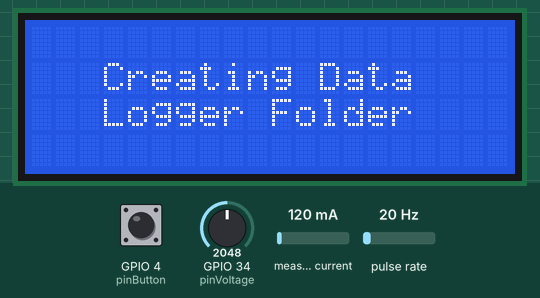
The sketch below on a simulated ESP32. Shown: 20×4 character LCD. Wiring (inferred from the names in the program): pulse sensor: data GPIO 25. The test bench sets the inputs (shaded band); at power-on: GPIO 4 (pinButton) LOW, pulse rate 20 Hz, GPIO 34 (pinVoltage) = 2048, measured current 120 mA. Storage starts empty; what the sketch prints to the serial monitor is not drawn.

Above: at 2.2 s.
At 9.3 s:
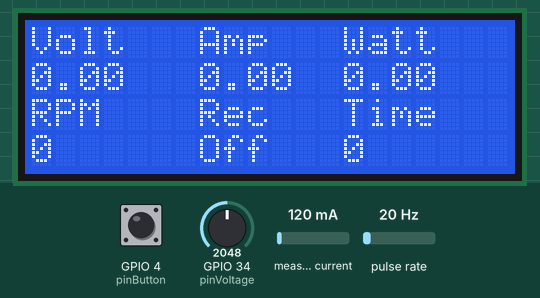
9.4 s: GPIO 4 (pinButton) pulled HIGH for 0.15 s
At 11.2 s:
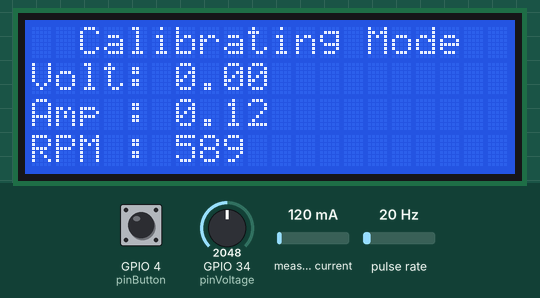
12.5 s: pulse rate (sensor on GPIO 25) set to 4 Hz
At 15.3 s:
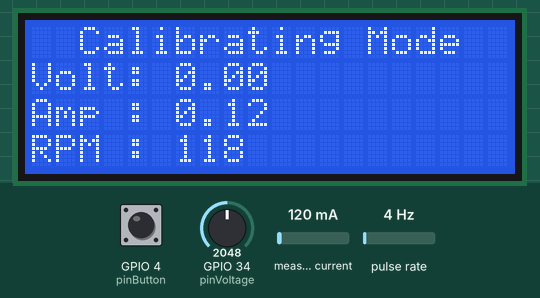
15.5 s: GPIO 34 (pinVoltage) set to 2184
18.5 s: GPIO 34 (pinVoltage) set to 2299
20.0 s: measured current set to 40 mA
At 22.8 s:
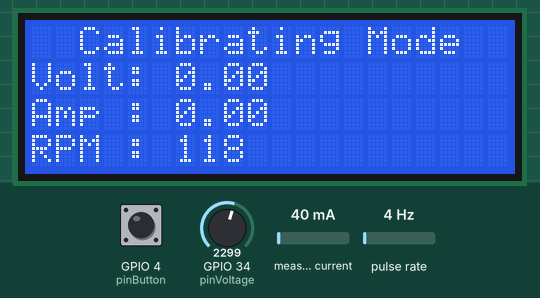
23.0 s: GPIO 4 (pinButton) pulled HIGH for 1 s
At 25.2 s:
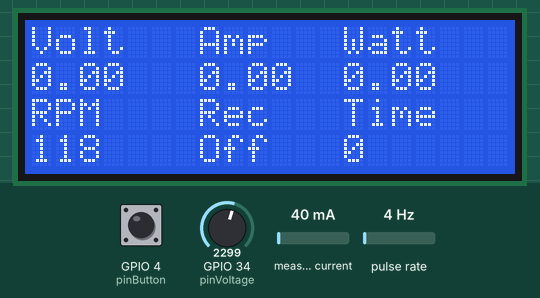
Timing chart, 0 to 26.7 s (numbered marks = the images above; inputs shaded):
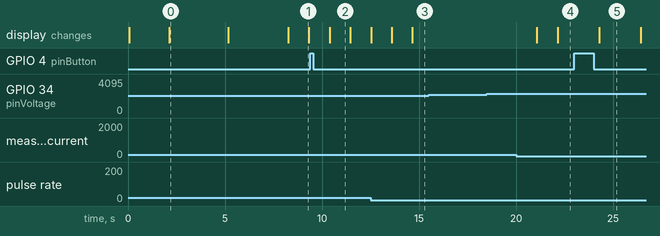

The sketch:

ESP32DataLogger.ino
```cpp
#include "FS.h"
#include "SD.h"
#include "SPI.h"

#include <Wire.h>
#include <hd44780.h>
#include <hd44780ioClass/hd44780_I2Cexp.h> // i2c expander i/o class header
#include <ACS712.h>
#include <Filters.h>


//=== PIN/MODULE ASSIGNEDMENT ===//
#define pinVoltage 34
#define pinCurrent 35
#define pinHall0 25
#define pinHall1 26
#define pinButton 4

hd44780_I2Cexp lcd;                                  // LCD
const int LCD_ROWS = 4;
const int LCD_COLS = 20;

ACS712 ACS(pinCurrent, 5.0, 4095, 185);              // ACS712 Current Sensor 5A w/ 185mV/A step.
File sdFile;                                         // SD Card


//=== VALUE INITIALIZATION ===//
int frequency = 60;                                  // AC Supply Frequency
double windowLength = 100/frequency;                 // How long to average the signal for FIlters library
float voltageIntercept = 2.0;                        // sensorReadValue needed to subtract/add when reading is not zero when there's no supply. Keep it zero.
double voltageSlope = 1.9565;                        // slope = actualValue / sensorReadValue, when slope is initially equal to 1.
double currentCorrection = 1.0;
RunningStatistics voltageInputStats;                 // In charge of calculating the RMS of the signal.
int magnetNumber = 2;                                // Number of magnets in a wheel.

String dataLoggerDir = "/DataLogger";                // Folder data logger files located.
String dataLoggerFile = "/data";                     // File name of the data in CSV format.
String settingsFile = "/settings.txt";               // Previous saved settings (Calibrations).
String newFile = "";


//=== VARIABLES ===//
float voltageRaw = 0, currentRaw = 0;                // Current, Voltage, and Power Variables
float voltageRMS = 0, currentRMS = 0;
float voltageCalculation = 0, currentCalculation = 0;
float powerRMS = 0;

int sampleSelect = 0, sampleCount = 4;              // Voltage and Current Samples (for stability)
float voltageSample[4], currentSample[4];

unsigned long timeRecording = 0;                     // SD Card Variables.
bool button = false;
bool recording = false;
bool calibrating = false;
bool isNewFileCreated = false;

long rpmAverage = 0;                                 // RPM (3144 Hall Sensor) Variables
double hallCounter0 = 0;
unsigned long hallInterval0 = 0;
bool hallTrigger0 = true;


//=== EVENT TIMER ===//
const long eventTime0 = 10;                           // Timer for Debugging Display
const long eventTime1 = 1000;                        // Timer for LCD Display
const long eventTime2 = 250;                         // Timer for RMS Calculation (Sample Time)
const long eventTime3 = 1000;                        // Timer for RPM Calculation

unsigned long previousTime0 = 0;
unsigned long previousTime1 = 0;
unsigned long previousTime2 = 0;
unsigned long previousTime3 = 0;
unsigned long currentTime = 0;

const long buttonTime = 1000;                        // Time delay for button0 long-press function.
unsigned long pressedButtonTime = 0;
unsigned long releasedButtonTime = 0;
unsigned long durationButtonTime = 0;
int previousButtonState = LOW;

long recordInterval = 1000;                          // Time interval for data logging.
unsigned long previousRecordInterval = 0;

//=== DEBUG ===//
bool debug0 = true;                                  // Just keep it on because it can affects the ouput readings.

// INTERRUPT COUNTERT (RPM) //
void IRAM_ATTR isr(){
 hallCounter0++;
}

//======================= SETUP FUNCTION =======================//
void setup(){
  Serial.begin(115200);

  // PIN INITIALiZATIONS
  pinMode(pinCurrent, INPUT);
  pinMode(pinVoltage, INPUT);
  pinMode(pinButton, INPUT);
  pinMode(pinHall0, INPUT);
  pinMode(pinHall1, INPUT);

  // LCD INITIALIZATION
  startupLCD();

  // CHECK SD CARD
  initializeSD();
  readSettings();

  // FILTERS (STATISTICS)
  voltageInputStats.setWindowSecs(windowLength);

  // ACS712
  ACS.autoMidPoint();

  // RPM INTERRUPT PIN
  attachInterrupt(digitalPinToInterrupt(pinHall0), isr, FALLING);
}


//======================= MAIN FUNCTION ======================= //
void loop(){
  // READ SENSOR/MODULE SIGNAL
  voltageRaw = mapf(analogRead(pinVoltage), 0, 4095, 0, 1023);                        // Mapping the read value 0-4095 to 0-1023 because of the library was made based on Arduino signal.
  currentRaw = ACS.mA_AC(frequency);
  button = digitalRead(pinButton);
  hallTrigger0 = digitalRead(pinHall0);


  // BUTTON STATE
  if ((previousButtonState == LOW) and (button == HIGH)){
    pressedButtonTime = millis();
  }
  else if ((previousButtonState == HIGH) and (button == LOW)){
    releasedButtonTime = millis();
    durationButtonTime = releasedButtonTime - pressedButtonTime;

    // Check button for quick/long press
    if (durationButtonTime < buttonTime){
      // Quick-Press
      if (!recording){
        calibrating = !calibrating;
      }
    }
    else if (durationButtonTime > buttonTime){
      // Long Press
      if (!calibrating){
        recording = !recording;
      }
    }
  }
  previousButtonState = button;


  // RPM CALCULATION
  rpmCalculation();


  // LCD DISPLAY MODE SELECTION
  if (!calibrating){
    signalCalculation(voltageRaw, currentRaw, true);
    powerRMS = voltageRMS * currentRMS;
    sensorDisplay();
  }
  else{
    signalCalculation(voltageRaw, currentRaw, false);
    powerRMS = voltageRMS * currentRMS;
    calibrationDisplay();
  }


  // RECORDING
  logData(recording);


  // DEBUGGING
  if (debug0){
    if (millis() > previousTime0 + eventTime0){
      Serial.print("Voltage RMS: ");
      Serial.print(voltageRMS);
      Serial.print(" - ");
      Serial.print("Voltage RAW: ");
      Serial.print(mapf(voltageRaw, 0, 1023, 0, 500));
      Serial.print(" - ");
      Serial.print("Current RMS: ");
      Serial.print(currentRMS);
      Serial.print(" - ");
      Serial.print("Power: ");
      Serial.print(powerRMS);
      Serial.print(" - ");
      Serial.print("Button: ");
      Serial.print(button);
      Serial.print(" - ");
      Serial.print("RPM: ");
      Serial.print(rpmAverage);
      Serial.print(" - ");
      Serial.print("Recording: ");
      Serial.print(recording);
      Serial.print(" - ");
      Serial.print("Time: ");
      Serial.print(timeRecording);
      Serial.print(" - ");
      Serial.print("FreeRam: ");
      Serial.println(ESP.getFreeHeap());

      previousTime0 = millis();
    }
  }
}
```

Calculations.ino
```cpp
//===== READ SENSORS (VOLTAGE and CURRENT) =====//
void signalCalculation(int voltage, float current, bool calibrated){
  float voltageSum = 0, currentSum = 0;
  voltageInputStats.input(voltage);

  if (millis() >= previousTime2 + eventTime2){
    if (calibrated){
      voltageCalculation = abs((voltageInputStats.sigma()) * voltageSlope - voltageIntercept);
      currentCalculation = (current / 1000) * currentCorrection;
    }
    else {
      voltageCalculation = abs((voltageInputStats.sigma()) - voltageIntercept);
      currentCalculation = (current / 1000);
    }

    if(sampleSelect < sampleCount){
      voltageSample[sampleSelect] = voltageCalculation;
      currentSample[sampleSelect] = currentCalculation;
      sampleSelect ++;
    }
    else{
      for (int x=0; x < sampleCount; x++){
        voltageSum += voltageSample[x];
        currentSum += currentSample[x];
      }
      voltageRMS = voltageSum / sampleCount;
      currentRMS = currentSum / sampleCount;

      if (voltageRMS < 20){
        voltageRMS = 0;
      }
      if (currentRMS < 0.05){
        currentRMS = 0;
      }

      // Reset
      sampleSelect = 0;
      voltageSum = 0;
      currentSum = 0;
    }
    previousTime2 = millis();
  }
}

//==== RPM CALCULATION =====//
void rpmCalculation(){
  if (millis() >= previousTime3 + eventTime3){
    hallInterval0 = millis() - previousTime3;
    rpmAverage = ((hallCounter0 * 1000) / hallInterval0) * 60.0;
    rpmAverage /= magnetNumber;
    hallCounter0 = 0;
    previousTime3 = millis();
  }
}

//===== MAPPING FUNCTION =====//
float mapf(float value, float fromLow, float fromHigh, float toLow, float toHigh) {
  float result;
  result = (value - fromLow) * (toHigh - toLow) / (fromHigh - fromLow) + toLow;
  return result;
}
```

Display.ino
```cpp
//===== LCD STARTUP SCREEN =====//
void startupLCD(){
  int status;
  status = lcd.begin(LCD_COLS, LCD_ROWS);
  if (status){
    Serial.print("LCD Initialization Failes!!!");
    Serial.println(status);
    hd44780::fatalError(status);
  }
//  lcd.init();
//  lcd.backlight();
  lcd.setCursor(3,1);
  lcd.print("Boooting Up...");
  delay(2000);
  lcd.clear();
}


//===== LCD SENSOR DISPLAY =====//
void sensorDisplay(){
  if (millis() > previousTime1 + eventTime1){

    lcd.clear();

    // VOLTAGE
    lcd.setCursor(0,0);
    lcd.print("Volt");
    lcd.setCursor(0,1);
    lcd.print(voltageRMS);

    // CURRENT
    lcd.setCursor(7,0);
    lcd.print("Amp");
    lcd.setCursor(7,1);
    lcd.print(currentRMS);

    // POWER
    lcd.setCursor(13,0);
    lcd.print("Watt");
    lcd.setCursor(13,1);
    lcd.print(powerRMS);

    // RPM
    lcd.setCursor(0,2);
    lcd.print("RPM");
    lcd.setCursor(0,3);
    lcd.print(rpmAverage);

    // RECORDING
    lcd.setCursor(7,2);
    lcd.print("Rec");
    lcd.setCursor(7,3);
    if (recording){
      lcd.print("On");
    }
    else{
      lcd.print("Off");
    }

    // TIME RECORDING
    lcd.setCursor(13,2);
    lcd.print("Time");
    lcd.setCursor(13,3);
    lcd.print(timeRecording);

    previousTime1 = millis();
  }
}

void calibrationDisplay(){
  if (millis() > previousTime1 + eventTime1){
    lcd.clear();

    lcd.setCursor(2,0);
    lcd.print("Calibrating Mode");

    // VOLTAGE
    lcd.setCursor(0,1);
    lcd.print("Volt:");
    lcd.setCursor(6,1);
    lcd.print(voltageRMS);

    // CURRENT
    lcd.setCursor(0,2);
    lcd.print("Amp :");
    lcd.setCursor(6,2);
    lcd.print(currentRMS);

    // RPM
    lcd.setCursor(0,3);
    lcd.print("RPM :");
    lcd.setCursor(6,3);
    lcd.print(rpmAverage);

    previousTime1 = millis();
  }
}
```

SDCard.ino
```cpp
//===== SD CARD INITIALIZATION =====//
void initializeSD(){

  // Check if the SD Card is inserted.
  if (!SD.begin()){
    Serial.println("Missing SD Card!");
    lcd.clear();
    lcd.setCursor(2,1);
    lcd.print("Missing SD Card!");
    delay(3000);
    exit(0);
  }

  // Check if folder of log data is missing.
  if (!SD.open(dataLoggerDir)){
    Serial.println("Creating Data Logger Folder!");
    lcd.clear();
    lcd.setCursor(3,1);
    lcd.print("Creating Data");
    lcd.setCursor(3,2);
    lcd.print("Logger Folder");
    delay(3000);


    if(!SD.mkdir(dataLoggerDir)){
      lcd.clear();
      lcd.setCursor(2,1);
      lcd.print("Failed Creating");
      lcd.setCursor(6,2);
      lcd.print("Folder");
      delay(3000);
      exit(0);
    }
  }

  // Check if settings.txt file is missing in the SD Card.
  if (!SD.exists(settingsFile)){
    Serial.println("Creating Settings File!");
    lcd.clear();
    lcd.setCursor(1,1);
    lcd.print("Creating Settings");
    lcd.setCursor(7,2);
    lcd.print("File");

    sdFile = SD.open(settingsFile, FILE_WRITE);
    sdFile.println("frequency=" + String(frequency));
    sdFile.println("voltageIntercept=" + String(voltageIntercept));
    sdFile.println("voltageSlope=" + String(voltageSlope));
    sdFile.println("currentCorrection=" + String(currentCorrection));
    sdFile.println("magnetNumber=" + String(magnetNumber));
    sdFile.println("recordInterval=" + String(recordInterval));
    sdFile.close();

    delay(3000);
  }
  sdFile.close();
}


//===== READ SETTINGS VALUE =====//
void readSettings(){
  String line;
  String value[5];
  int count = 0;
  int index = 0;
  int len = 0;

  sdFile = SD.open(settingsFile, FILE_READ);
  while (sdFile.available()){
    line = sdFile.readStringUntil('\n');
    index = line.indexOf('=');
    len = line.indexOf('\n');
    value[count] = line.substring(index+1, len);
    count ++;
  }
  sdFile.close();

  // Import Values from settings file.
  frequency = value[0].toInt();
  windowLength = 100/frequency;
  voltageIntercept = value[1].toFloat();
  voltageSlope = value[2].toDouble();
  currentCorrection = value[3].toDouble();
  magnetNumber = value[4].toInt();
  recordInterval = value[5].toInt();
}


//===== LOG DATA INTO CSV =====//
void logData(bool recording){
  int countFile = 0;

  if (recording){
    if (!isNewFileCreated){
      // Check file if already exists and will create a new one.
      while (SD.exists(dataLoggerDir + dataLoggerFile + String(countFile) + ".csv")){
        countFile ++;
      }
      newFile = dataLoggerDir + dataLoggerFile + String(countFile) + ".csv";
      sdFile = SD.open(newFile, FILE_WRITE);
      sdFile.println("Time (s),Voltage (V),Current (A),Power (W),Revolution (RPM)");
      isNewFileCreated = true;
    }
    else{
      // Append data into CSV File
      if (millis() > previousRecordInterval + recordInterval){
        sdFile.println(String(timeRecording) + "," + String(voltageRMS) + "," + String(currentRMS) + "," + String(powerRMS) + "," + String(rpmAverage));
        timeRecording += recordInterval / 1000;
        previousRecordInterval = millis();
      }
    }
  }
  else{
    sdFile.close();
    isNewFileCreated = false;                                                       // Reset and will create new file in the next recording.
    timeRecording = 0;                                                              // Reset record time.
  }
}
```

Measured:
- after the input at 9.4 s, the display: changes after 0.99 s (image 2)
- after the input at 15.5 s, every drawn part: stays the same
- after the input at 18.5 s, every drawn part: stays the same
- after the input at 20.0 s, the display: first changes after 1.1 s (image 4 shows a later state)
- after the input at 23.0 s, the display: changes after 1.3 s (image 5)
- what the display in image 0 shows lasts 3.1 s, from 2.1 s to 5.2 s
- what the display in image 1 shows lasts 1.0 s, from 8.3 s to 9.3 s
